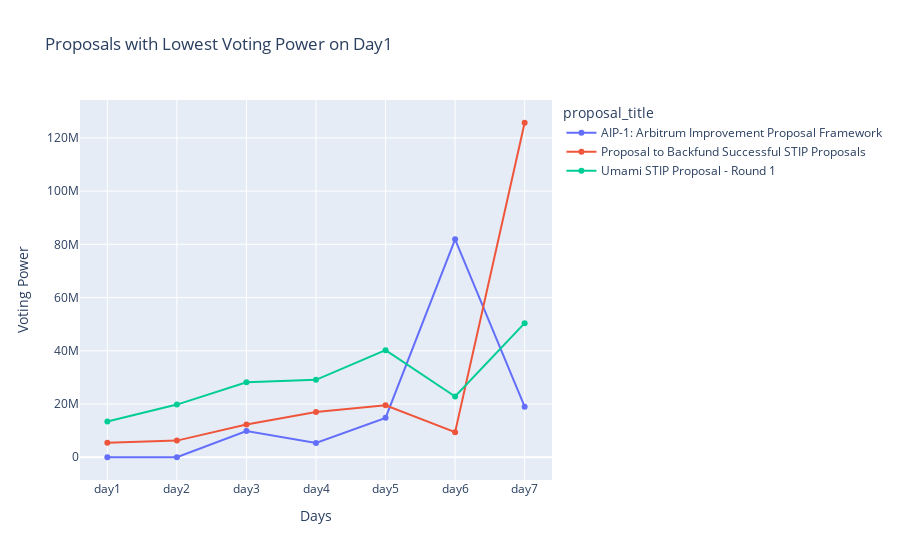

Here is the notebook cell this chart was saved with:
### Code cell
data = voting_power_data[['proposal_title', 'day1', 'day2', 'day3', 'day4', 'day5', 'day6', 'day7']]

# Filter DataFrame to include only proposals with highest votes on day7
filtered_df = data[data['proposal_title'].isin(lowest_power_day1)]

# Melt the DataFrame to long format
melted_df = filtered_df.melt(id_vars='proposal_title', var_name='day', value_name='voting_power')

# Plot interactive line chart
fig = px.line(melted_df, x='day', y='voting_power', color='proposal_title', markers='o', title='Proposals with Lowest Voting Power on Day1')
fig.update_layout(xaxis_title='Days', yaxis_title='Voting Power')
fig.show()
fig.write_html(r'Graphs\min-power-day1.html')

### Figure 1 — Plotly figure (JSON) as saved in the notebook; plotly's stock layout.template omitted (floating-point values rounded to 4 significant figures)
{"data": [{"hovertemplate": "proposal_title=AIP-1: Arbitrum Improvement Proposal Framework<br>day=%{x}<br>voting_power=%{y}<extra></extra>", "legendgroup": "AIP-1: Arbitrum Improvement Proposal Framework", "line": {"color": "#636efa", "dash": "solid"}, "marker": {"symbol": "circle"}, "mode": "lines+markers", "name": "AIP-1: Arbitrum Improvement Proposal Framework", "orientation": "v", "showlegend": true, "type": "scatter", "x": ["day1", "day2", "day3", "day4", "day5", "day6", "day7"], "xaxis": "x", "y": [0, 11.39, 9846000.0, 5362000.0, 14790000.0, 81860000.0, 19010000.0], "yaxis": "y"}, {"hovertemplate": "proposal_title=Proposal to Backfund Successful STIP Proposals<br>day=%{x}<br>voting_power=%{y}<extra></extra>", "legendgroup": "Proposal to Backfund Successful STIP Proposals", "line": {"color": "#EF553B", "dash": "solid"}, "marker": {"symbol": "circle"}, "mode": "lines+markers", "name": "Proposal to Backfund Successful STIP Proposals", "orientation": "v", "showlegend": true, "type": "scatter", "x": ["day1", "day2", "day3", "day4", "day5", "day6", "day7"], "xaxis": "x", "y": [5474000.0, 6255000.0, 12320000.0, 17010000.0, 19520000.0, 9394000.0, 125700000.0], "yaxis": "y"}, {"hovertemplate": "proposal_title=Umami STIP Proposal - Round 1<br>day=%{x}<br>voting_power=%{y}<extra></extra>", "legendgroup": "Umami STIP Proposal - Round 1", "line": {"color": "#00cc96", "dash": "solid"}, "marker": {"symbol": "circle"}, "mode": "lines+markers", "name": "Umami STIP Proposal - Round 1", "orientation": "v", "showlegend": true, "type": "scatter", "x": ["day1", "day2", "day3", "day4", "day5", "day6", "day7"], "xaxis": "x", "y": [13430000.0, 19780000.0, 28160000.0, 29100000.0, 40250000.0, 22840000.0, 50380000.0], "yaxis": "y"}], "layout": {"legend": {"title": {"text": "proposal_title"}, "tracegroupgap": 0}, "title": {"text": "Proposals with Lowest Voting Power on Day1"}, "xaxis": {"anchor": "y", "domain": [0, 1], "title": {"text": "Days"}}, "yaxis": {"anchor": "x", "domain": [0, 1], "title": {"text": "Voting Power"}}}}
